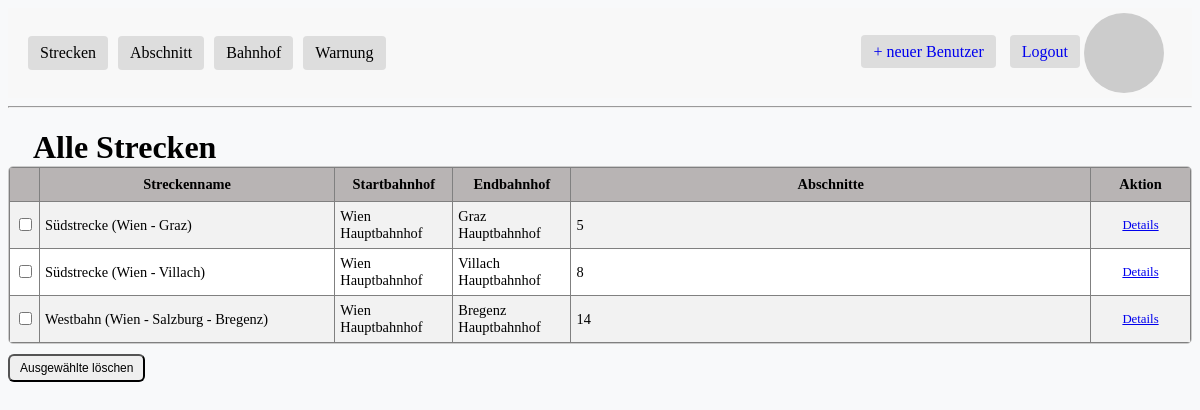
The page /strecke (signed in) on the database its author committed.
### app/models.py (models this page shows, shortened)
class Strecke(db.Model):
    __tablename__ = 'strecken'
    streckenId: so.Mapped[int] = so.mapped_column(sa.Integer, primary_key=True)
    name: so.Mapped[str] = so.mapped_column(sa.String(100), nullable=False, unique=True)
    reihenfolge: so.Mapped[List['Reihenfolge']] = so.relationship(
        'Reihenfolge',
        order_by='Reihenfolge.reihenfolge',
        cascade='all, delete-orphan'
    )
    @property
    def abschnitte_in_reihenfolge(self):
        return [verbindung.abschnitt for verbindung in self.reihenfolge]
    @property
    def start_end_bahnhoefe(self):
        abschnitte = self.abschnitte_in_reihenfolge
        if not abschnitte:
            return None, None
        start_bhf = abschnitte[0].startBahnhof
        end_bhf = abschnitte[-1].endBahnhof
        return start_bhf, end_bhf

class Bahnhof (db.Model):
    __tablename__ = 'bahnhof'
    bahnhofId: so.Mapped[int] = so.mapped_column(primary_key=True)
    name: so.Mapped[str] = so.mapped_column(sa.String(64), index=True,
                                                unique=True)
    adresse: so.Mapped[str] = so.mapped_column(sa.String(120), index=True,
                                             unique=True)
    latitude: so.Mapped[float] = so.mapped_column(sa.Float, nullable=True)
    longitude: so.Mapped[float] = so.mapped_column(sa.Float, nullable=True)
    start_abschnitte: so.Mapped[list['Abschnitt']] = so.relationship(
            "Abschnitt",
            back_populates="startBahnhof",
            primaryjoin="Bahnhof.bahnhofId == Abschnitt.startBahnhofId"
    )
    end_abschnitte: so.Mapped[list['Abschnitt']] = so.relationship(
            "Abschnitt",
            back_populates="endBahnhof",
            primaryjoin="Bahnhof.bahnhofId == Abschnitt.endBahnhofId"
    )

### app/routes.py (the view)
@app.route('/', methods=['GET', 'POST'])
@app.route('/strecke', methods=['GET', 'POST'])
@login_required
def strecke():
    alle_strecken = Strecke.query.order_by(Strecke.name).all()
    strecken_daten = []
    for strecke in alle_strecken:
        start_bhf, end_bhf = strecke.start_end_bahnhoefe
        strecken_daten.append({
            'id': strecke.streckenId,
            'name': strecke.name,
            'start_bahnhof': start_bhf.name if start_bhf else 'N/A',
            'end_bahnhof': end_bhf.name if end_bhf else 'N/A',
            'anzahl_abschnitte': len(strecke.reihenfolge)
        })
    return render_template(
        'strecke.html',
        title='Alle definierten Strecken',
        strecken=strecken_daten,
        role=current_user.role
    )

### app/models.py (called while the page is built)
@login.user_loader
def load_user(id):
    return db.session.get(User, int(id))

    def avatar(self, size):
        digest = md5(self.email.lower().encode('utf-8')).hexdigest()
        return f'https://www.gravatar.com/avatar/{digest}?d=identicon&s={size}'

### app/templates/strecke.html (shortened to what this page needs)
{% extends "base.html" %}
{% block content %}
<link rel="stylesheet" href="{{ url_for('static', filename='css/overview.css') }}">
<h1>Alle Strecken</h1>
<div style="display: flex; gap: 20px;">
    <div style="flex: 1; display: flex; flex-direction: column;">
        <form method="POST" action="{{ url_for('delete_multiple_strecke') }}" id="strecken-form">
            <div style="overflow-y: auto; max-height: 80vh; border: 1px solid #ccc; border-radius: 5px; flex-shrink: 0;">
                <table class="table table-striped table-hover" border="1" cellpadding="5" style="border-collapse: collapse; width: 100%; margin-bottom: 0;">
                    <colgroup>
                        {% if role.value != 'mitarbeiter' %}
                        <col style="width: 30px;">
                        {% endif %}
                        <col style="width: 25%;">
                        <col style="width: 10%;">
                        <col style="width: 10%;">
                        <col style="width: auto;">
                        {% if role.value != 'mitarbeiter' %}
                        <col style="width: 100px;">
                        {% endif %}
                    </colgroup>
                    <thead>
                        <tr>
                            {% if role.value != 'mitarbeiter' %}
                            <th></th>
                            {% endif %}
                            <th>Streckenname</th>
                            <th>Startbahnhof</th>
                            <th>Endbahnhof</th>
                            <th>Abschnitte</th>
                            {% if role.value != 'mitarbeiter' %}
                            <th>Aktion</th>
                            {% endif %}
                        </tr>
                    </thead>
                    <tbody>
                        {% for s in strecken %}
                        <tr>
                            {% if role.value != 'mitarbeiter' %}
                            <td><input type="checkbox" name="strecke_ids" value="{{ s.id }}"></td>
                            {% endif %}
                            <td>{{ s.name }}</td>
                            <td>{{ s.start_bahnhof }}</td>
                            <td>{{ s.end_bahnhof }}</td>
                            <td class="text-center">{{ s.anzahl_abschnitte }}</td>
                            {% if role.value != 'mitarbeiter' %}
                            <td>
                                <a href="{{ url_for('strecke_add', strecke_id=s.id) }}" class="btn btn-primary btn-sm">Details</a>
                            </td>
                            {% endif %}
                        </tr>
                        {% endfor %}
                    </tbody>
                </table>
            </div> <div style="margin-top: 10px;">
                {% if role.value != 'mitarbeiter' %}
                    <button type="submit" class="btn btn-danger"
                            onclick="return confirm('Willst du wirklich alle ausgewählten Strecken löschen?');">
                        Ausgewählte löschen
                    </button>
                {% endif %}
            </div>
        </form>
    </div>
</div>
{% endblock %}

### app/static/css/overview.css (style rules this page uses)
body { background-color: #f8f9fa; }
.table { table-layout: fixed; width: 100%; margin-bottom: 0 !important; }
.table thead th { background-color: #b8b4b4; position: sticky; top: 0; z-index: 10; font-size: 0.9rem; padding: 8px 5px; }
.table tbody tr:nth-child(odd) { background-color: #f2f2f2; }
.table tbody tr:nth-child(even) { background-color: #ffffff; }
.table tbody td { font-size: 0.9rem; padding: 6px 5px; }
.table { margin-bottom: 0 !important; width: 100%; }
.btn { display: inline-block !important; visibility: visible !important; font-size: 0.9rem; }
.table tbody td:first-child, .table thead th:first-child { width: 30px; text-align: center; padding: 6px 2px; }
.table tbody td:last-child, .table thead th:last-child { text-align: center; padding: 6px 5px; }
.btn-sm { font-size: 0.8rem; padding: 4px 8px; }
.btn-danger { padding: 5px 10px; font-size: 12px; border-radius: 6px; cursor: pointer; }
h1 { margin-left: 25px; margin-bottom: 0px; }

### rows shown on the page
Strecke: name "Südstrecke (Wien - Graz)"
Bahnhof: start_bahnhof "Wien Hauptbahnhof" "Wien Hauptbahnhof" "Wien Hauptbahnhof"
Bahnhof: end_bahnhof "Graz Hauptbahnhof"
Strecke: name "Südstrecke (Wien - Villach)"
Bahnhof: end_bahnhof "Villach Hauptbahnhof"
Strecke: name "Westbahn (Wien - Salzburg - Bregenz)"
Bahnhof: end_bahnhof "Bregenz Hauptbahnhof"

### other values the page prints
{{ s.anzahl_abschnitte }} "5" "8" "14"
